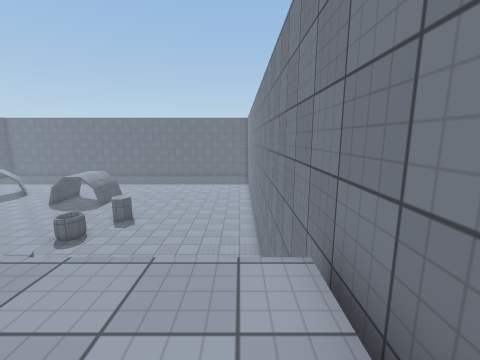
View 1 (above)

21 first-person views from a walk through a Unity game level. The camera is 1.4 m above the floor, tilts 10° down and sees 90° across. The floor is counted in squares, 1 m on a side. Each view is taken from the middle of a square. On the plan, view 1 faces up. The plan holds only what a view shows up to about 13 squares ahead; the rest is blank. The place goes on beyond the plan. The player is left out. Surface patterns are stand-ins for the level's own textures.

View 2
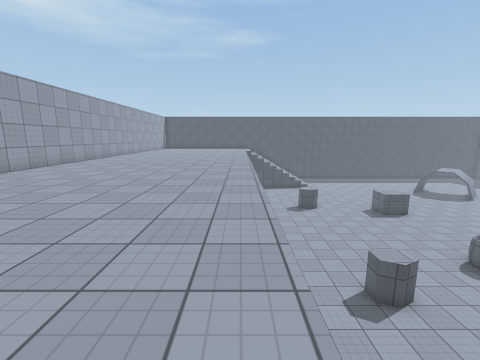

View 3
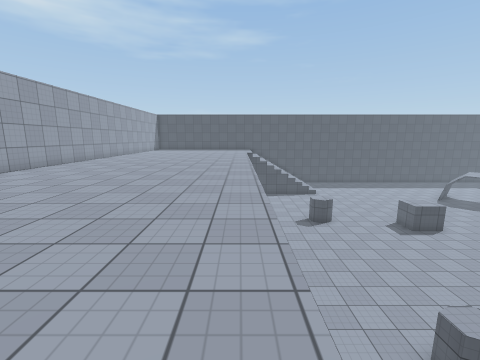

View 4
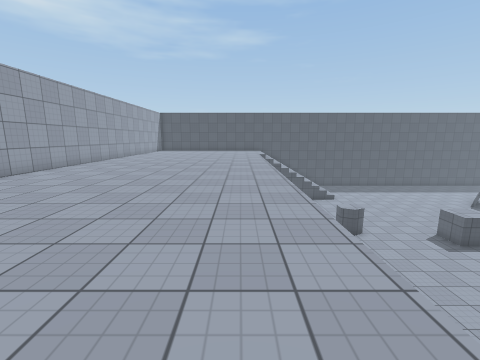

View 5
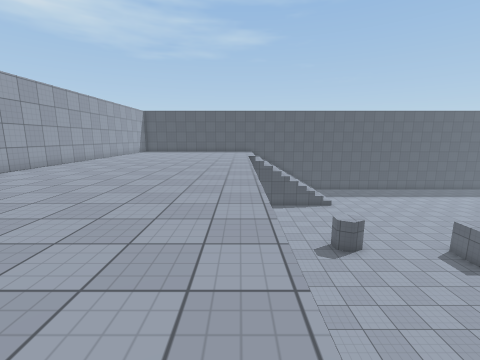

View 6
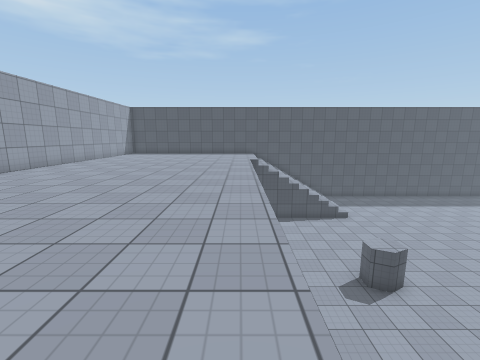

View 7
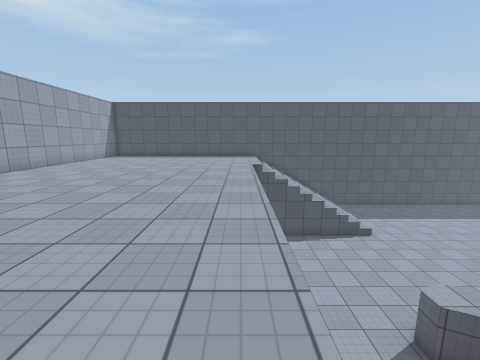

View 8
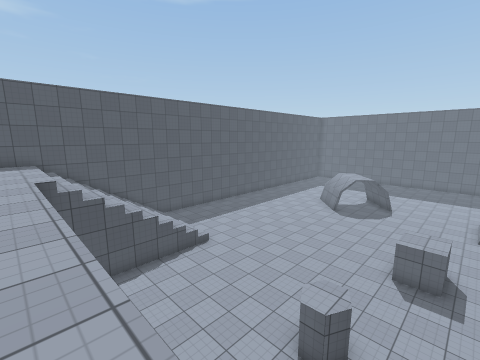

View 9
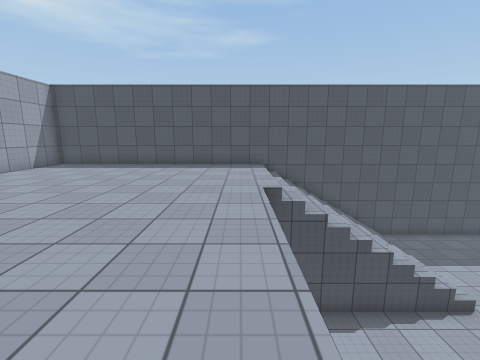

View 10
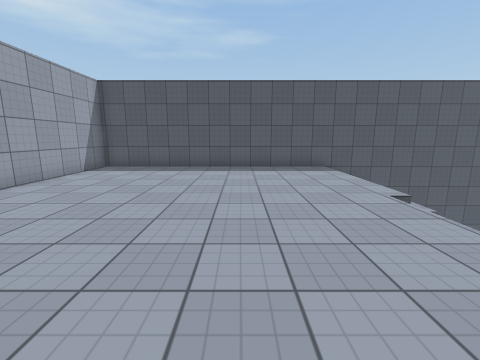

View 11
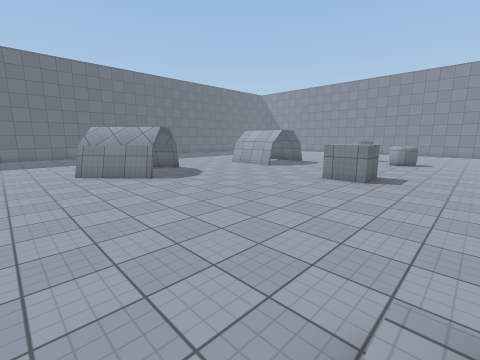

View 12
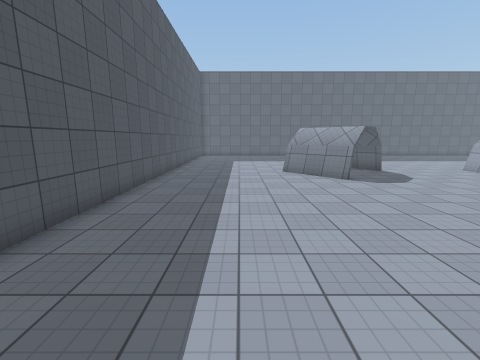

View 13
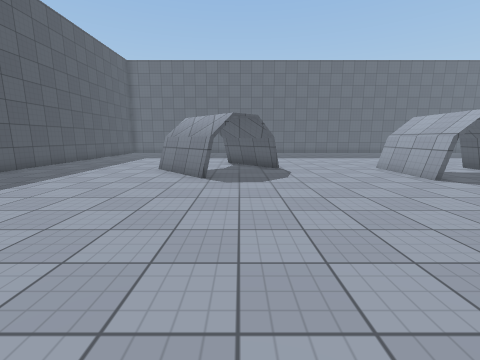

View 14
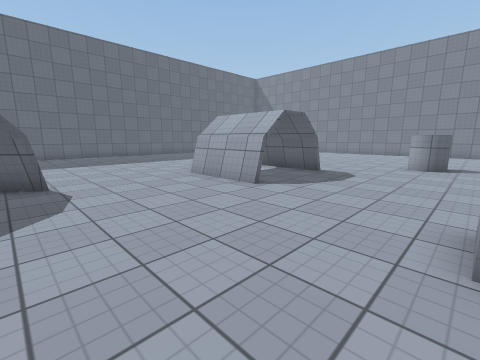

View 15
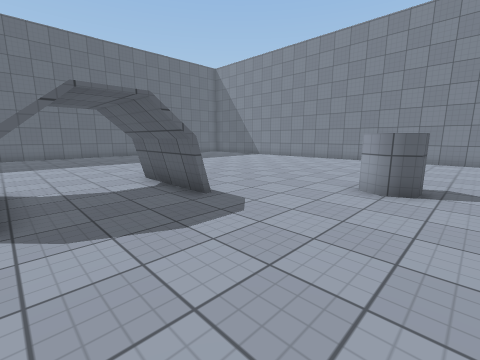

View 16
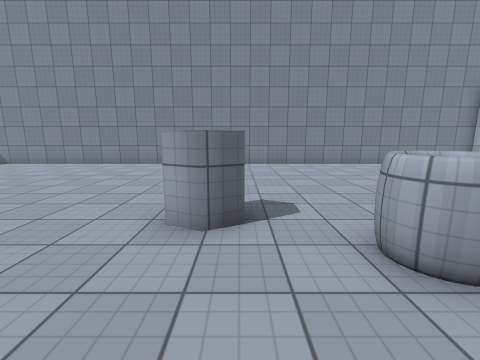

View 17
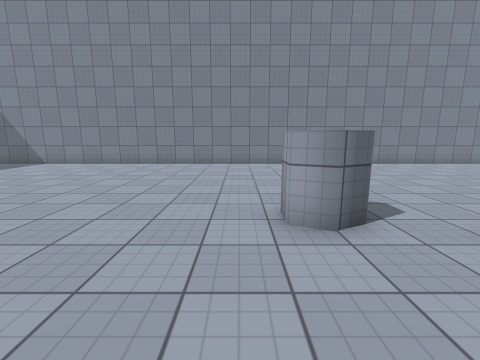

View 18
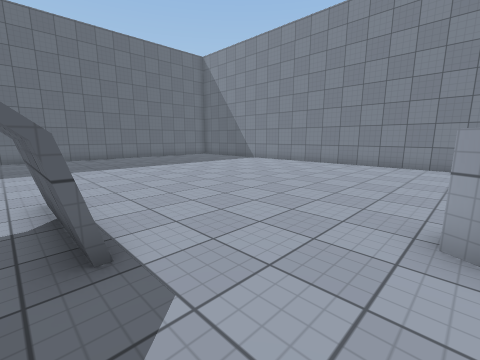

View 19
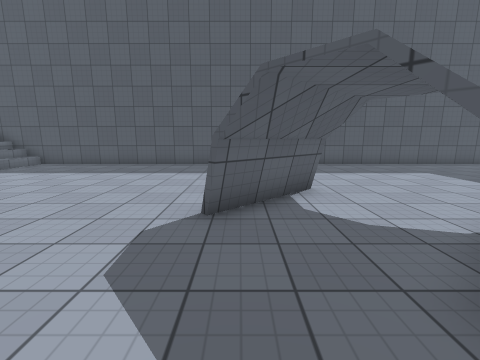

View 20
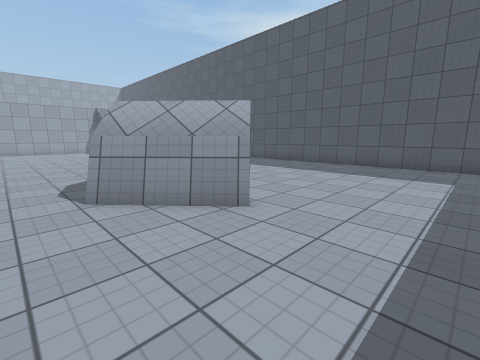

View 21
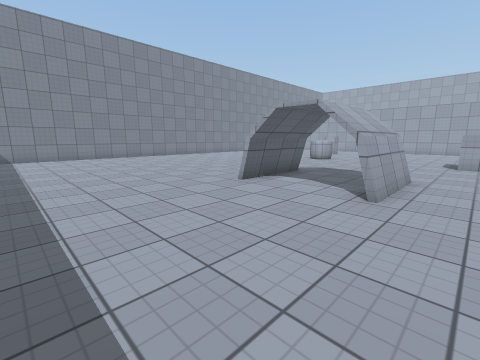

### Floor plan
Key: @ floor where view 1 was taken; # wall or solid block; . main floor; : floor 4 m higher than the main floor; / step, stairs or slope; = window, fence, low wall or low ledge; ^ raised ledge; v drop or lower ground.
Columns run from 32 left of view 1 to 1 right of it. Each row starts with its distance up from view 1.
 28 #................................#
 27 #................................#
 26 #................................#
 25 #................................#
 24 #........##......................#
 23 #.........##.....................#
 22 #......#...#.....#..#=...........#
 21 #......##........#..#=...........#
 20 #.......##.......#..#=...........#
 19 #................#..#=...........#
 18 #................................#
 17 #................................#
 16 #.......................^........#
 15 #.......................^........#
 14 #..............^.................#
 13 #.............^^......==.........#
 12 #..............^......#=.........#
 11 #................................#
 10 #................................#
  9 #//////..........................#
  8 #//////......#^.........##.. ....#
  7 #//////......^^.........^^..  ...#
  6 #//////.....................   ..#
  5 #//////.....................    .#
  4 #//////                          #
  3 #////// vvvvvvvvvvvvvvvvvvvvvvvvv#
  2 #::::::::::::::::::::::::::::::::#
  1 #::::::::::::::::::::::::::::::::#
  0 #:::::::::::::::::::::::::::::::@
 -1 #::::::::::::::::::::::::::::::
 -2 #:::::::::::::::::::::::::::::
 -3 #::::::::::::::::::::::::::::
 -4 #::::::::::::::::::::::::::
 -5 #:::::::::::::::::::::::::
 -6 #::::::::::::::::::::::::
 -7 #:::::::::::::::::::::::
 -8 #######################

Where each view was taken, in squares from view 1:
view 1: 0 up, 0 right, facing up
view 2: 2 up, 0 right, facing left
view 3: 2 up, 3 left, facing left
view 4: 1 up, 5 left, facing left
view 5: 2 up, 7 left, facing left
view 6: 2 up, 10 left, facing left
view 7: 2 up, 13 left, facing left
view 8: 2 up, 16 left, facing up-left
view 9: 2 up, 19 left, facing left
view 10: 1 down, 20 left, facing left
view 11: 9 up, 28 left, facing up-right
view 12: 9 up, 28 left, facing up
view 13: 11 up, 22 left, facing up
view 14: 14 up, 21 left, facing up-right
view 15: 14 up, 15 left, facing up-right
view 16: 15 up, 12 left, facing right
view 17: 17 up, 12 left, facing right
view 18: 16 up, 12 left, facing up-right
view 19: 20 up, 19 left, facing left
view 20: 28 up, 19 left, facing down-left
view 21: 28 up, 17 left, facing down-right
